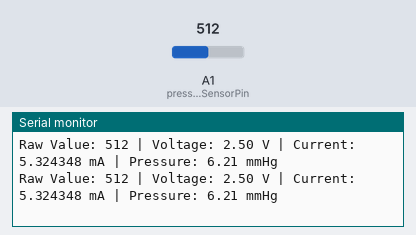
A sketch run on a simulated Arduino Uno, built with avr-gcc and run on an emulated ATmega328P. On the bench: the last lines printed to the serial monitor. Inputs (shaded band) come from the test bench; at power-on: A1 (pressureSensorPin) = 512.

Above: at 1.3 s.
1.4 s: A1 (pressureSensorPin) set to 716
At 2.0 s:
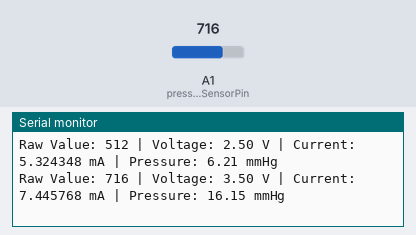
2.9 s: A1 (pressureSensorPin) set to 900
At 3.5 s:
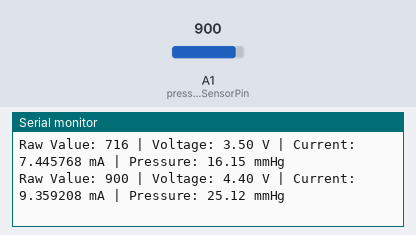
Timing chart, 0 to 5.9 s (numbered marks = the images above; inputs shaded):
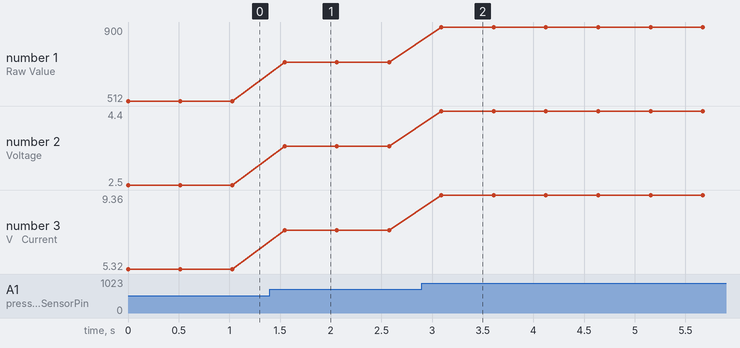

Measured:
- after the input at 1.4 s, the serial monitor: prints a new line after 0.14 s (image 1)
- after the input at 2.9 s, the serial monitor: prints a new line after 0.19 s (image 2)
- plotted number 1: 512 → 716 after the input at 1.4 s, 716 → 900 after the input at 2.9 s
- plotted number 2: 2.5 → 3.5 after the input at 1.4 s, 3.5 → 4.4 after the input at 2.9 s
- plotted number 3: 5.32 → 7.45 after the input at 1.4 s, 7.45 → 9.36 after the input at 2.9 s

The sketch:

JustInputFromPressureSensor.ino
```cpp
// const int pressureSensorPin = A1;  // Pressure sensor
// float voltage;          // Measured voltage
// float pressure_mbar;    // Pressure in mbar
// float pressure_mmHg;    // Pressure in mmHg
// float actualPressure;
// float actualPressureVoltage;

// void setup() {
//   // put your setup code here, to run once:
//   Serial.begin(9600);
//   pinMode(pressureSensorPin, INPUT);
// }

// void loop() {
//   // put your main code here, to run repeatedly:
//   int rawValue = analogRead(pressureSensorPin);
//   voltage = rawValue * (5.0 / 1023.0);  // Convert to voltage (assuming a 5V reference)

//   // Convert voltage to pressure in mbar
//   if (voltage >= 1.70 && voltage <= 15) {
//     pressure_mbar = map(voltage * 100, 188, 940, 0, 100);  // Map from 1.88V-9.4V to 0-100mbar
//     pressure_mmHg = pressure_mbar * 0.75006;  // Convert mbar to mmHg
//   } else {
//     pressure_mbar = 0;    // Consider out-of-range voltages as zero pressure
//     pressure_mmHg = 0;
//   }

//   float current = voltage / 470 ;

//   // Print results
//   Serial.print(rawValue, 2);
//   Serial.print("Current: ");
//   Serial.print(current, 2);
//   Serial.print("A | Voltage: ");
//   Serial.print(voltage, 2);          // Print voltage with 2 decimal places
//   Serial.print(" V | Pressure: ");
//   Serial.print(pressure_mmHg, 2);    // Print pressure in mmHg
//   Serial.println(" mmHg");
// }


const int pressureSensorPin = A1;  // Pressure sensor pin
float voltage;                    // Measured voltage
float pressure_mbar;              // Pressure in mbar
float pressure_mmHg;              // Pressure in mmHg
float current;                    // Current through the circuit

void setup() {
  Serial.begin(9600);             // Start serial communication
  pinMode(pressureSensorPin, INPUT);
}

void loop() {
  // Read raw analog value
  int rawValue = analogRead(pressureSensorPin);

  // Convert raw value to voltage (assuming a 5V reference)
  voltage = rawValue * (5.0 / 1023.0);

  // Map voltage to pressure in mbar, assuming sensor range 1.88V to 9.4V maps to 0-100mbar
  if (voltage >= 1.88 && voltage <= 9.4) {
    pressure_mbar = (voltage - 1.88) * (100.0 / (9.4 - 1.88));
    pressure_mmHg = pressure_mbar * 0.75006;  // Convert mbar to mmHg
  } else {
    pressure_mbar = 0;  // Out-of-range voltages result in zero pressure
    pressure_mmHg = 0;
  }

  // Calculate current (assuming 470-ohm resistance)
  current = voltage / 470.0;

  // Print results
  Serial.print("Raw Value: ");
  Serial.print(rawValue);
  Serial.print(" | Voltage: ");
  Serial.print(voltage, 2);
  Serial.print(" V | Current: ");
  Serial.print(current * 1000, 6);  // Print current with higher precision
  Serial.print(" mA | Pressure: ");
  Serial.print(pressure_mmHg, 2);
  Serial.println(" mmHg");

  delay(500);  // Delay for readability
}
```
